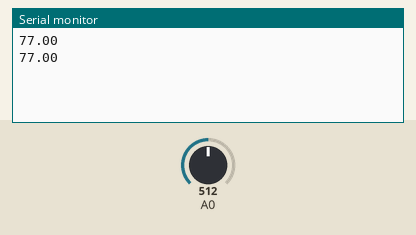
This sketch was run on a simulated Arduino Uno, built with avr-gcc and run on an emulated ATmega328P. On the bench: the last lines printed to the serial monitor. The inputs (shaded band) are chosen by the test bench; at power-on: A0 = 512.

Above: at 1.8 s.
1.9 s: A0 set to 0
At 2.8 s:
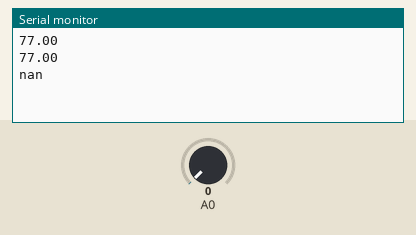
4.5 s: A0 set to 122
At 5.4 s:
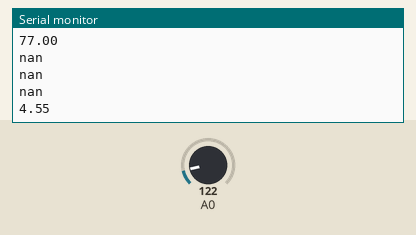

The sketch:

thermistor10k.ino
```cpp
//https://computers.tutsplus.com/tutorials/how-to-read-temperatures-with-arduino--mac-53714

#include <math.h>

void setup()
{            //This function gets called when the Arduino starts
   Serial.begin(115200);   //This code sets up the Serial port at 115200 baud rate
}

double Thermister(int RawADC)
{  //Function to perform the fancy math of the Steinhart-Hart equation
   double Temp;
   Temp = log(((10240000/RawADC) - 10000));
   Temp = 1 / (0.001129148 + (0.000234125 + (0.0000000876741 * Temp * Temp ))* Temp );
   Temp = Temp - 273.15;              // Convert Kelvin to Celsius
   Temp = (Temp * 9.0)/ 5.0 + 32.0; // Celsius to Fahrenheit - comment out this line if you need Celsius
   return Temp;
}

void loop()
{             //This function loops while the arduino is powered
   int val;                //Create an integer variable
   double temp;            //Variable to hold a temperature value
   val=analogRead(0);      //Read the analog port 0 and store the value in val
   temp=Thermister(val);   //Runs the fancy math on the raw analog value
   Serial.println(temp);   //Print the value to the serial port
   delay(1000);            //Wait one second before we do it again
}
```

Measured:
- after the input at 1.9 s, the serial monitor: prints a new line after 0.10 s (image 1)
- after the input at 4.5 s, the serial monitor: prints a new line after 0.50 s (image 2)
